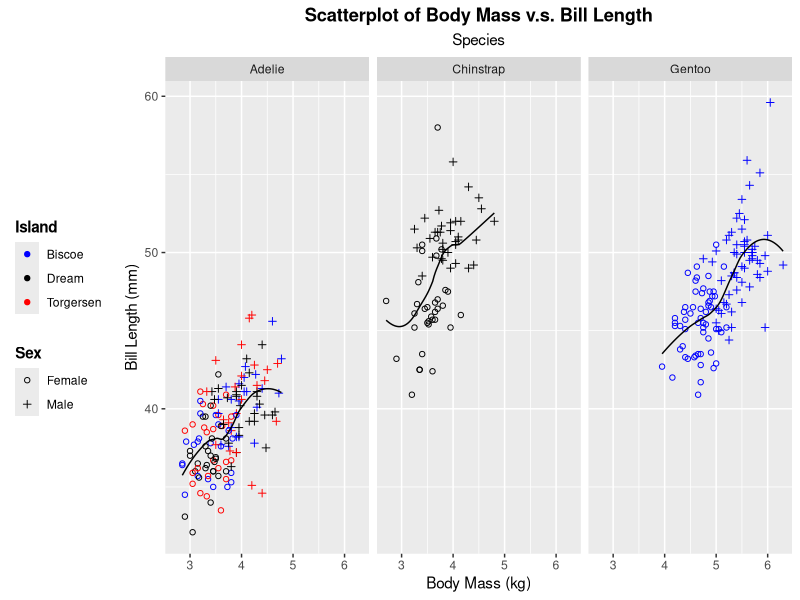

Generate this figure with R:
## ---- chunk 1
knitr::opts_chunk$set(warning = FALSE, 
                      echo = TRUE, 
                      message = FALSE)
## ---- chunk 2
library(tidyverse)
library(palmerpenguins)
library(ggthemes) 
## ---- chunk 3
penguins.n=penguins%>%drop_na()
ggplot(data=penguins.n,mapping=aes(x=body_mass_g, y=bill_length_mm))+ geom_point(aes(color=island,shape=sex))+ geom_smooth(se=FALSE,color='black',linewidth=0.5)+
facet_grid(~species)+
scale_color_manual(
values= c(Biscoe="blue", Dream="black", Torgersen="red")
)+ scale_shape_manual(values=c(1,3),labels=c('Female','Male'))+
  scale_x_continuous(
    breaks = seq(3000,6000,by=1000), labels=3:6
    )+ labs(
      x="Body Mass (kg)",
      y="Bill Length (mm)",
      color="Island",
      shape="Sex",
      subtitle = 'Species',
      title="Scatterplot of Body Mass v.s. Bill Length",
      )+ theme(
        legend.position = "left",
        plot.title = element_text(hjust=0.5,face="bold"), plot.subtitle = element_text(hjust=0.5),
        legend.title=element_text(face="bold")
        )

